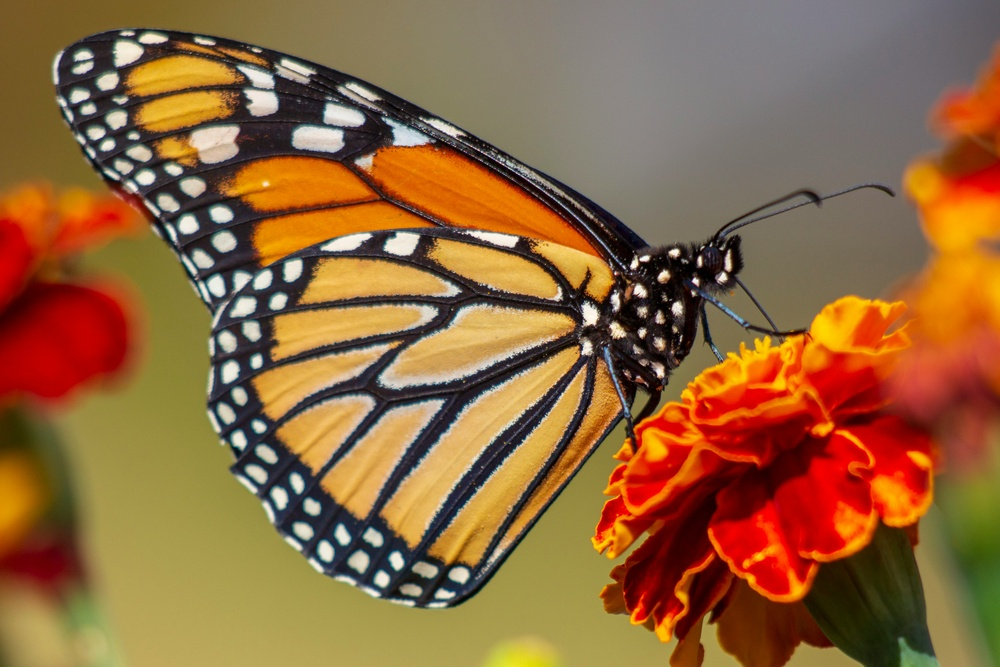
#> input picture task1/Photo.jpg, 1000 x 667 px, shrunk from 4325 x 2883 before the run, found by its file name
$ python task1_grayscale_conversion.py
#> lines starting #> are read from the running program, lines starting #| are printed output that depends on the picture
"""
ID: 10953117
Course: Computer vision
Name: Osei Samuel Boakye
This Task loads an image and converts it to Grayscale
"""
import cv2
def convert_to_grayscale(input_path):
    # Load the image
#> called with input_path = 'photo.jpg'
    original_image = cv2.imread(input_path)
#> original_image is the input picture: shape (667, 1000, 3); mean B, G, R 62.2, 103, 144.1

    if original_image is None:
        print("Error: Could not load the image. Please check the file path.")
        return

    # Convert to grayscale
    gray_image = cv2.cvtColor(original_image, cv2.COLOR_BGR2GRAY)
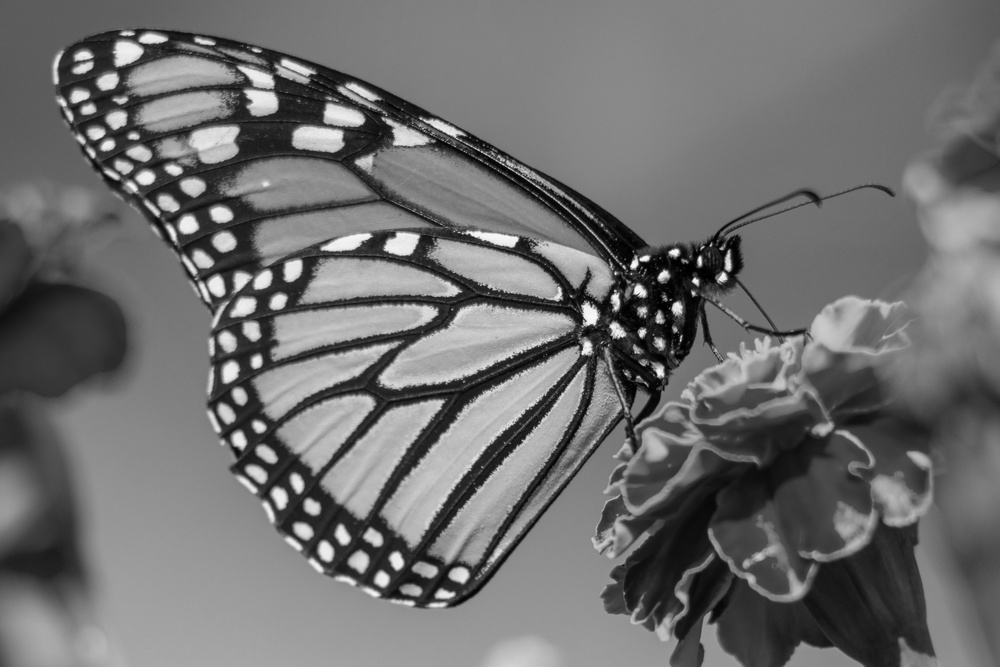
#> gray_image: shape (667, 1000); min 0, max 252, mean 110.6

    # Display both images
    cv2.imshow('Original Image', original_image)
    cv2.imshow('Grayscale Image', gray_image)

    # Wait for a key press and then close the windows
    cv2.waitKey(0)
    cv2.destroyAllWindows()

    # Save the grayscale image
    output_path = input_path.replace('.jpg', '_gray.jpg')
    cv2.imwrite(output_path, gray_image)
    print(f"Grayscale image saved as {output_path}")

# Example usage
if __name__ == "__main__":
    input_image_path = "photo.jpg"  # Change this to your image path
    convert_to_grayscale(input_image_path)
